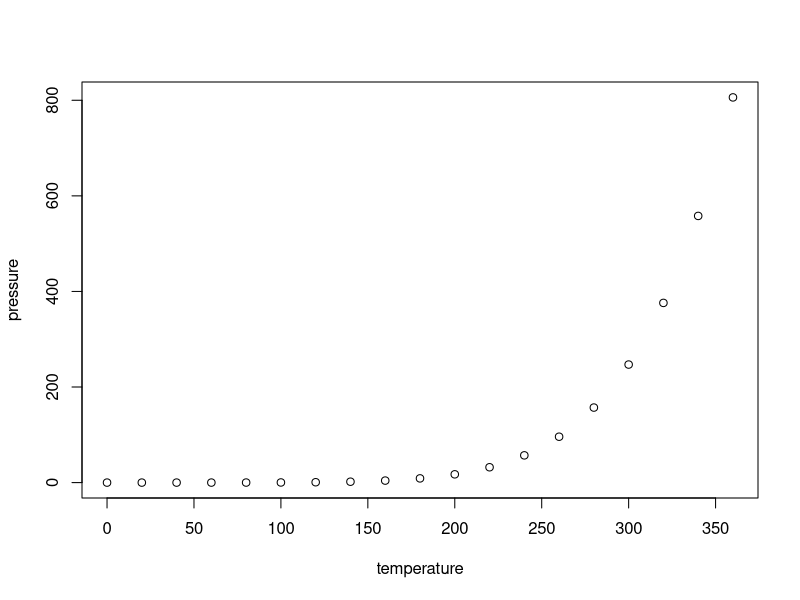
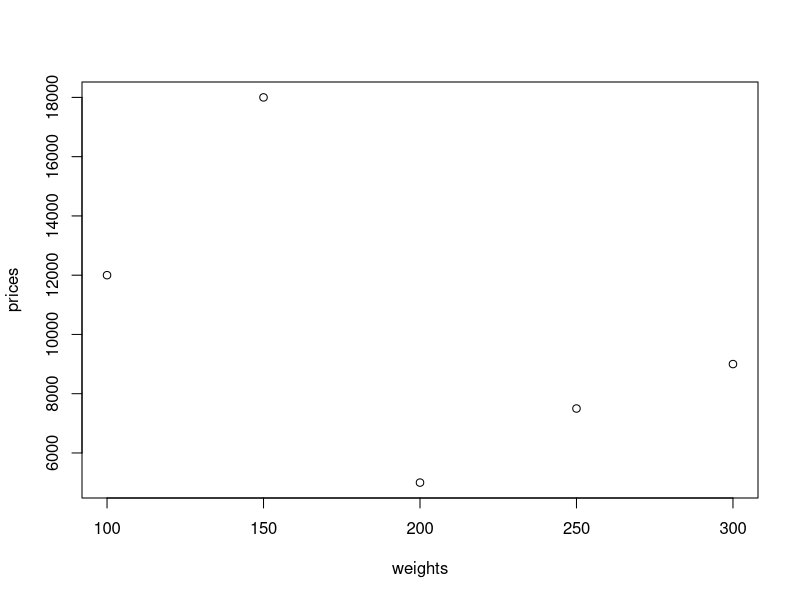
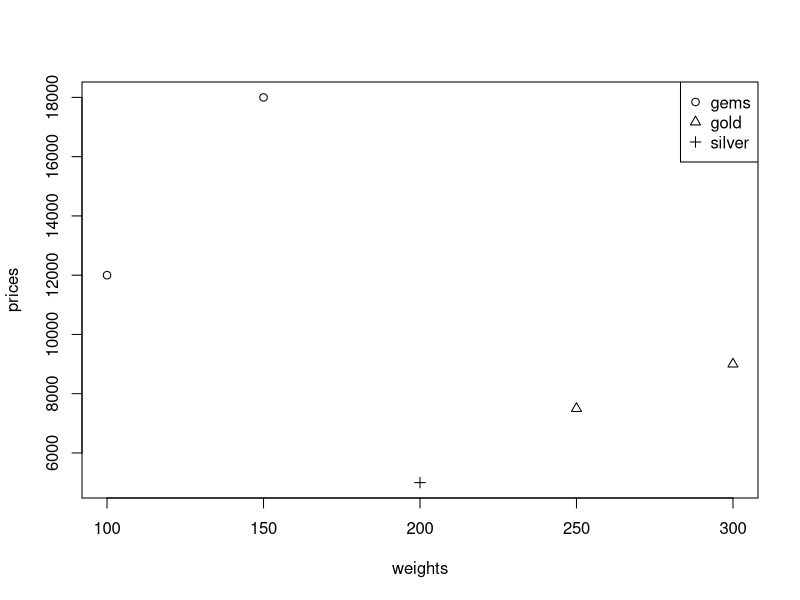

These charts were generated, in order, by the following R code:
## ---- chunk 1
knitr::opts_chunk$set(echo = TRUE)
## ---- chunk 2
summary(cars)
## ---- chunk 3
plot(pressure)
## ---- chunk 4
# Elements are arranged sequentially by row.
M <- matrix(c(3:14), nrow = 4, byrow = TRUE)
print(M)

# Elements are arranged sequentially by column.
N <- matrix(c(3:14), nrow = 4, byrow = FALSE)
print(N)

# Define the column and row names.
rownames = c("row1", "row2", "row3", "row4")
colnames = c("col1", "col2", "col3")

P <- matrix(c(3:14), nrow = 4, byrow = TRUE, dimnames = list(rownames, colnames))
print(P)
## ---- chunk 5
# Define the column and row names.
rownames = c("row1", "row2", "row3", "row4")
colnames = c("col1", "col2", "col3")

# Create the matrix.
P <- matrix(c(3:14), nrow = 4, byrow = TRUE, dimnames = list(rownames, colnames))

# Access the element at 3rd column and 1st row.
print(P[1,3])

# Access the element at 2nd column and 4th row.
print(P[4,2])

# Access only the  2nd row.
print(P[2,])

# Access only the 3rd column.
print(P[,3])
## ---- chunk 6
# Create two vectors of different lengths.
vector1 <- c(5,9,3)
vector2 <- c(10,11,12,13,14,15)

# Take these vectors as input to the array.
result <- array(c(vector1,vector2),dim = c(3,3,2))
print(result)
## ---- chunk 7
# Create two vectors of different lengths.
vector1 <- c(5,9,3)
vector2 <- c(10,11,12,13,14,15)
column.names <- c("COL1","COL2","COL3")
row.names <- c("ROW1","ROW2","ROW3")
matrix.names <- c("Matrix1","Matrix2")

# Take these vectors as input to the array.
result <- array(c(vector1,vector2),dim = c(3,3,2),dimnames = list(row.names,column.names,
   matrix.names))
print(result)
## ---- chunk 8
# Create two vectors of different lengths.
vector1 <- c(5,9,3)
vector2 <- c(10,11,12,13,14,15)

# Take these vectors as input to the array.
new.array <- array(c(vector1,vector2),dim = c(3,3,2))
print(new.array)

# Use apply to calculate the sum of the rows across all the matrices.
result <- apply(new.array, c(1), sum)
print(result)
## ---- chunk 9
# Create a vector as input.
data <- c("East","West","East","North","North","East","West","West","West","East","North")

print(data)
print(is.factor(data))

# Apply the factor function.
factor_data <- factor(data)

print(factor_data)
print(is.factor(factor_data))
## ---- chunk 10
data <- c("East","West","East","North","North","East","West","West","West","East","North")
# Create the factors
factor_data <- factor(data)
print(factor_data)

# Apply the factor function with required order of the level.
new_order_data <- factor(factor_data,levels = c("East","West","North"))
print(new_order_data)

## ---- chunk 11
v <- gl(3, 4, labels = c("Tampa", "Seattle","Boston"))
print(v)
## ---- chunk 12
chests <- c('gold', 'silver', 'gems', 'gold', 'gems')
types <- factor(chests)

print(chests)
print(types)

## ---- chunk 13
weights <- c(300, 200, 100, 250, 150)
prices <- c(9000, 5000, 12000, 7500, 18000)
plot(weights, prices)

## ---- chunk 14
chests <- c('gold', 'silver', 'gems', 'gold', 'gems')
types <- factor(chests)

weights <- c(300, 200, 100, 250, 150)
prices <- c(9000, 5000, 12000, 7500, 18000)
plot(weights, prices, pch=as.integer(types))

legend("topright", levels(types), pch=1:length(levels(types)))


